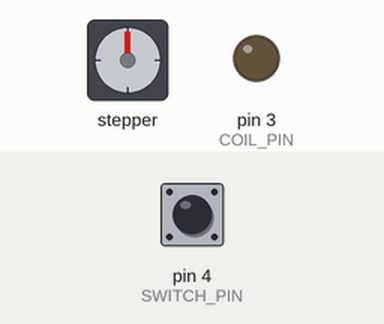
This program was run on a simulated Arduino Nano, built with avr-gcc and run on an emulated ATmega328P. On the bench: stepper motor, output pins drawn as LEDs (lit = HIGH). Wiring (inferred from the names in the program): stepper motor driver (200 steps per turn assumed): step pin 18; direction pin 19. Inputs (shaded band) come from the test bench; at power-on: pin 4 (SWITCH_PIN) HIGH. Pins used as bus, display or sensor lines are not drawn.

Above: at 1.2 s.
1.3 s: pin 4 (SWITCH_PIN) pulled LOW for 0.15 s
At 7.1 s:
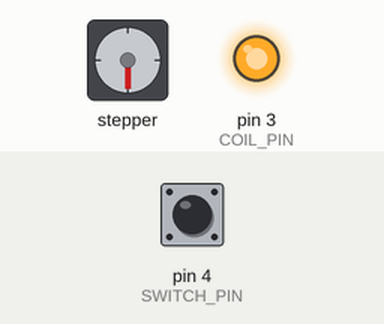
Timing chart, 0 to 15.0 s (numbered marks = the images above; inputs shaded):
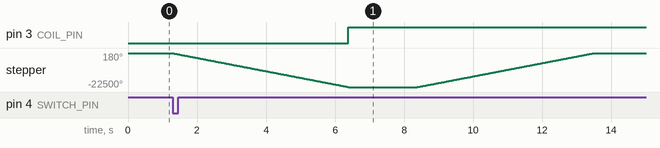

Measured:
- after the input at 1.3 s, pin 3 (COIL_PIN): LOW → HIGH after 5.1 s; stepper: turns 22500° counter-clockwise in 5.1 s, then 22680° clockwise in 5.1 s

The program:

main.cpp
```cpp
#include <Arduino.h>

#define DIR_PIN 19
#define STEP_PIN 18
#define COIL_PIN 3
#define SWITCH_PIN 4

int distance = 12500;
int bring_crate = 1;

void step(int steps, bool direction, int speedDelay) {
  digitalWrite(DIR_PIN, direction);
  for (int i = 0; i < steps; i++) {
    digitalWrite(STEP_PIN, HIGH);
    delayMicroseconds(speedDelay);
    digitalWrite(STEP_PIN, LOW);
    delayMicroseconds(speedDelay);
  }
}

void setup() {
  pinMode(DIR_PIN, OUTPUT);
  pinMode(STEP_PIN, OUTPUT);
  pinMode(COIL_PIN, OUTPUT);
  pinMode(SWITCH_PIN, INPUT_PULLUP);
}

void loop() {

    // wait for button press
    while (digitalRead(SWITCH_PIN) == HIGH) {
    delay(100);
    }

    if (bring_crate) {
        digitalWrite(COIL_PIN, LOW);

        // forward
        step(distance, LOW, 200);

        // coil on
        digitalWrite(COIL_PIN, HIGH);
        delay(2000);

        // return
        step(distance + 100, HIGH, 200);
        delay(2000);
    }
    else {
        digitalWrite(COIL_PIN, HIGH);

        // forward
        step(distance, LOW, 200);

        digitalWrite(COIL_PIN, LOW);
        delay(2000);

        // return
        step(distance+100, HIGH, 200);
        delay(2000);
    }

    bring_crate = !bring_crate;
}
```
